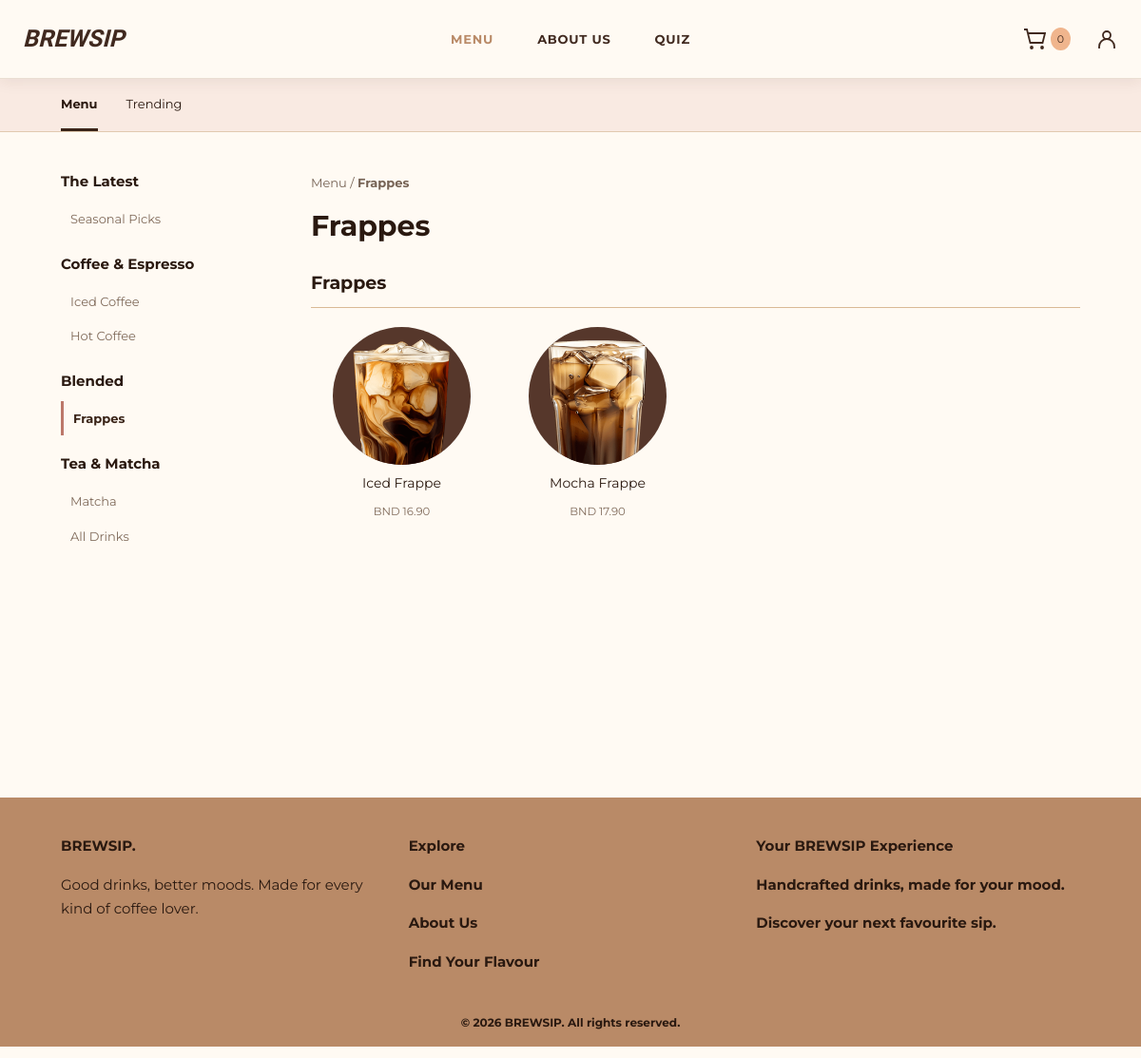
The page /menu.php?category=3 on the database its author committed.
### tables this page shows
CREATE TABLE `category` (
  `category_id` int(11) NOT NULL,
  `category_name` varchar(100) NOT NULL
);

CREATE TABLE `menu_item` (
  `menu_id` int(11) NOT NULL,
  `category_id` int(11) NOT NULL,
  `menu_name` varchar(100) NOT NULL,
  `description` text DEFAULT NULL,
  `price` decimal(10,2) NOT NULL,
  `stock_quantity` int(11) NOT NULL DEFAULT 0,
  `availability` tinyint(1) NOT NULL DEFAULT 1,
  `image` varchar(255) DEFAULT NULL
);

### config/app.php (called while the page is built, shortened)
<?php
function h($v) {
    return htmlspecialchars((string) $v, ENT_QUOTES, 'UTF-8');
}
function money($v) {
    return 'BND ' . number_format((float) $v, 2);
}
function image_path($v) {
    $v = basename((string) $v);
    return $v && is_file(__DIR__ . '/../assets/img/' . $v)
        ? 'assets/img/' . rawurlencode($v)
        : 'assets/img/products-coffee-1.png';
}
function item_picture($m) {
    return image_path($m['image'] ?? '');
}

### menu.php (the view, shortened to what this page needs)
<?php
require 'config/app.php';
$cat = max(0, (int) ($_GET['category'] ?? 0));
$tab = $_GET['tab'] ?? 'menu';
$cats = $db->query(
    'SELECT *
     FROM category
     ORDER BY category_id'
)->fetch_all(MYSQLI_ASSOC);
$q = 'SELECT m.*, c.category_name
      FROM menu_item m
      JOIN category c ON c.category_id = m.category_id
      WHERE m.availability = 1';
if ($cat && $tab === 'menu') {
    $st = $db->prepare(
        $q . ' AND m.category_id = ?
               ORDER BY m.menu_name'
    );
    $st->bind_param('i', $cat);
    $st->execute();
    $items = $st->get_result()->fetch_all(MYSQLI_ASSOC);
} else {
    $items = $db->query(
        $q . ' ORDER BY m.menu_id'
    )->fetch_all(MYSQLI_ASSOC);
}
$selected = 'All Drinks';
foreach ($cats as $c) {
    if ($cat == (int) $c['category_id']) {
        $selected = $c['category_name'];
    }
}
include 'includes/header.php';
?>
<div class="product-tabs">
    <div class="wrap">
        <?php foreach (
            [
                'menu' => 'Menu',
                'trending' => 'Trending'
            ] as $k => $v
        ): ?>
            <a
                class="<?= $tab === $k ? 'on' : '' ?>"
                href="menu.php?tab=<?= $k ?>"
            >
                <?= h($v) ?>
            </a>
        <?php endforeach; ?>
    </div>
</div>
<div class="wrap menu-layout">
    <aside class="menu-sidebar">
        <h3>
            The Latest
        </h3>
        <a href="menu.php?tab=trending">
            Seasonal Picks
        </a>
        <h3>
            Coffee & Espresso
        </h3>
        <?php foreach ($cats as $c): ?>
            <?php if (
                stripos($c['category_name'], 'coffee') !== false
            ): ?>
                <a
                    class="<?= $cat == (int) $c['category_id'] && $tab === 'menu' ? 'on' : '' ?>"
                    href="menu.php?category=<?= $c['category_id'] ?>"
                >
                    <?= h($c['category_name']) ?>
                </a>
            <?php endif; ?>
        <?php endforeach; ?>
        <h3>
            Blended
        </h3>
        <?php foreach ($cats as $c): ?>
            <?php if (
                stripos($c['category_name'], 'frappe') !== false
            ): ?>
                <a
                    class="<?= $cat == (int) $c['category_id'] ? 'on' : '' ?>"
                    href="menu.php?category=<?= $c['category_id'] ?>"
                >
                    <?= h($c['category_name']) ?>
                </a>
            <?php endif; ?>
        <?php endforeach; ?>
        <h3>
            Tea & Matcha
        </h3>
        <?php foreach ($cats as $c): ?>
            <?php if (
                stripos($c['category_name'], 'matcha') !== false ||
                stripos($c['category_name'], 'tea') !== false
            ): ?>
                <a
                    class="<?= $cat == (int) $c['category_id'] ? 'on' : '' ?>"
                    href="menu.php?category=<?= $c['category_id'] ?>"
                >
                    <?= h($c['category_name']) ?>
                </a>
            <?php endif; ?>
        <?php endforeach; ?>
        <a
            href="menu.php"
            class="<?= $cat === 0 && $tab === 'menu' ? 'on' : '' ?>"
        >
            All Drinks
        </a>
    </aside>
    <section class="menu-content">
        <div class="crumb">
            Menu /
            <strong>
                <?= h(
                    $tab === 'menu'
                        ? $selected
                        : ucfirst($tab)
                ) ?>
            </strong>
        </div>
        <h1>
            <?= h(
                $tab === 'menu'
                    ? $selected
                    : ucfirst($tab)
            ) ?>
        </h1>
        <?php
        $groups = [];
        foreach ($items as $m) {
            $groups[$m['category_name']][] = $m;
        }
        ?>
        <?php foreach ($groups as $group => $drinks): ?>
            <h2>
                <?= h($group) ?>
            </h2>
            <div class="drink-grid">
                <?php foreach ($drinks as $m): ?>
                    <a
                        class="drink-tile"
                        href="drink.php?id=<?= $m['menu_id'] ?>"
                    >
                        <span class="drink-circle">
                            <img
                                src="<?= h(item_picture($m)) ?>"
                                alt="<?= h($m['menu_name']) ?>"
                            >
                        </span>
                        <span>
                            <?= h($m['menu_name']) ?>
                        </span>
                        <small>
                            <?= money($m['price']) ?>
                        </small>
                    </a>
                <?php endforeach; ?>
            </div>
        <?php endforeach; ?>
    </section>
</div>
<?php include 'includes/footer.php'; ?>

### assets/style.css (style rules this page uses)
:root { --dark: #3a2418; --mid: #b98a67; --soft: #d9b995; --beige: #f3e6d3; --cream: #fbf6ee; --ink: #2a1910; --muted: #6d5545; }
* { box-sizing: border-box; }
body { margin: 0; background: var(--beige); color: var(--ink); font: 15px/1.7 Montserrat, Arial, sans-serif; }
h1, h2, h3, .logo { font-family: 'Exo 2', Arial, sans-serif; font-style: italic; line-height: 1.15; }
h1, h2 { text-transform: uppercase; }
a { color: inherit; text-decoration: none; }
.wrap { max-width: 1120px; margin: auto; padding-left: 24px; padding-right: 24px; }

### assets/design.css (style rules this page uses)
body { background: #f3e6d3 }
.product-tabs { background: #f5ede2; border-bottom: 1px solid #e1c9b0 }
.product-tabs .wrap { display: flex; gap: 30px }
.product-tabs a { padding: 15px 0; font-size: 13px }
.product-tabs a.on { font-weight: 700; border-bottom: 3px solid #3a2418 }
.menu-layout { display: grid; grid-template-columns: 205px 1fr; gap: 58px; padding-top: 42px; padding-bottom: 90px; background: #fbf6ee; min-height: 700px }
.menu-sidebar h3 { font: 700 15px Montserrat; margin: 20px 0 12px }
.menu-sidebar h3:first-child { margin-top: 0 }
.menu-sidebar a { display: block; padding: 7px 10px; color: #806b5b; font-size: 13px }
.menu-sidebar a.on { border-left: 3px solid #b98a67; color: #3a2418; font-weight: 700 }
.menu-content h1 { font: 700 30px Montserrat; text-transform: none; margin: 16px 0 30px }
.menu-content h2 { font: 700 19px Montserrat; text-transform: none; border-bottom: 1px solid #d9b995; padding-bottom: 14px; margin: 30px 0 20px }
.crumb { color: #776456; font-size: 13px }
.drink-grid { display: grid; grid-template-columns: repeat(4, minmax(0, 1fr)); gap: 25px 15px }
.drink-tile { display: flex; flex-direction: column; align-items: center; text-align: center; gap: 8px; font-size: 14px }
.drink-circle { width: 145px; height: 145px; border-radius: 50%; background: #3a2418; display: grid; place-items: center; overflow: hidden; transition: transform .25s }
.drink-circle img { width: 100%; height: 100%; object-fit: contain; padding: 12px }
.drink-tile small { color: #806b5b }
:root { --dark: #553b56; --mid: #e9a68c; --soft: #f3d4c8; --beige: #fff4ed; --cream: #fffaf7; --ink: #44334b; --muted: #806e82 }
body { background: var(--beige); color: var(--ink) }
.product-tabs, .crumb-strip { background: #fff5ef }
.menu-layout { background: #fffaf7 }
.menu-sidebar a.on { border-color: #e9a68c; color: #715376 }
.drink-circle, .pickup-summary { background: #715376 }
:root { --dark: #3a2418; --mid: #b98a67; --soft: #d9b995; --beige: #f3e6d3; --cream: #fbf6ee; --ink: #2a1910; --muted: #6d5545 }
.product-tabs, .crumb-strip { background: #f4ece0 }
.menu-layout, .product-showcase { background: var(--cream) }
.menu-sidebar a.on { border-color: var(--mid); color: var(--dark) }
.drink-circle, .fav-photo, .showcase-visual, .discover-photo, .quiz-hero-drink, .invite-visual, .editorial-art { background: none !important; border-radius: 0 !important }
.drink-circle::before, .fav-photo::before, .showcase-visual::before, .discover-photo::before, .quiz-hero-drink::before, .editorial-art::before { display: none !important; content: none !important }
.drink-circle { width: 155px; height: 170px; overflow: visible }
.drink-circle img { padding: 0; width: 100%; height: 100%; object-fit: contain }
.drink-circle { width: 145px; height: 145px; border-radius: 50% !important; background: #3a2418 !important; overflow: hidden }
:root { --brew-ink: #40291f; --brew-bg: #fffaf3; --brew-peach: #f6c7a9; --brew-lilac: #dfd1ed; --brew-rose: #f2d2d8; --brew-butter: #f6e6b9 }
body { background: var(--brew-bg) }
.product-tabs, .crumb-strip { background: #f9eae2 }
.menu-layout, .product-showcase { background: #fffaf3 }
.drink-circle { background: #56372b !important }
.menu-sidebar a.on { border-color: #bc786a }

### rows shown on the page
category: category_name "Iced Coffee"
category: category_name "Hot Coffee"
category: category_name "Frappes"
category: category_name "Matcha"
menu_item: shows a picture, menu_name "Iced Frappe", price "BND 16.90"
menu_item: image (picture), menu_name "Mocha Frappe", price "BND 17.90"

### other values the page prints
cart_count() "0"
$v "Menu"
$v "Trending"
$group "Frappes"
